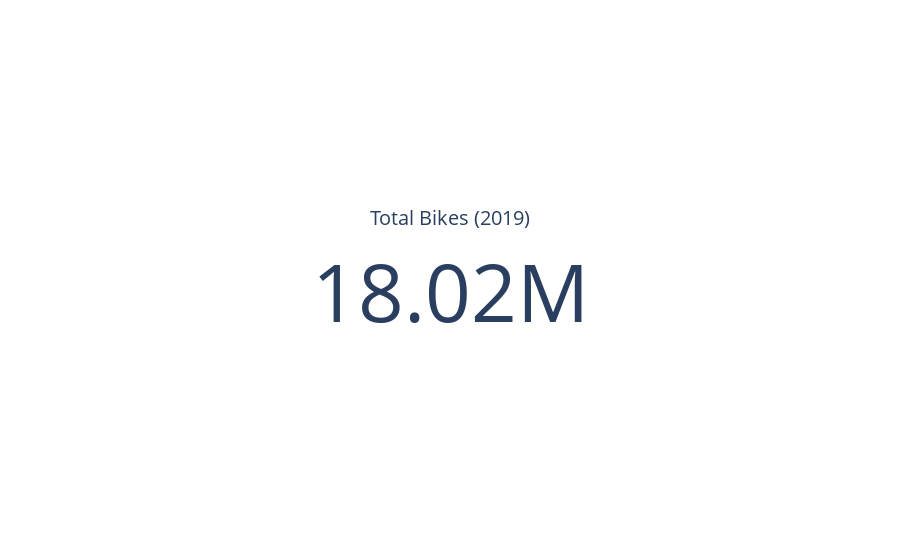

The code cell stored with this chart in its notebook:
### Code cell
# Draw indicator
fig = go.Figure()
fig.add_trace(go.Indicator(
    mode = "number",
    value = int(sum_total_bikes),
    domain = {'row': 0, 'column': 1}))
fig.update_layout(
    grid = {'rows': 1, 'columns': 1, 'pattern': "independent"},
    template = {'data' : {'indicator': [{
        'title': {'text': f"Total Bikes ({comparison.years_string})"},
    }]}}
)

### Figure 1 — Plotly figure (JSON) as saved in the notebook; plotly's stock layout.template omitted (floating-point values rounded to 4 significant figures)
{"data": [{"domain": {"column": 1, "row": 0}, "mode": "number", "type": "indicator", "value": 18024377}], "layout": {"grid": {"columns": 1, "pattern": "independent", "rows": 1}}}
